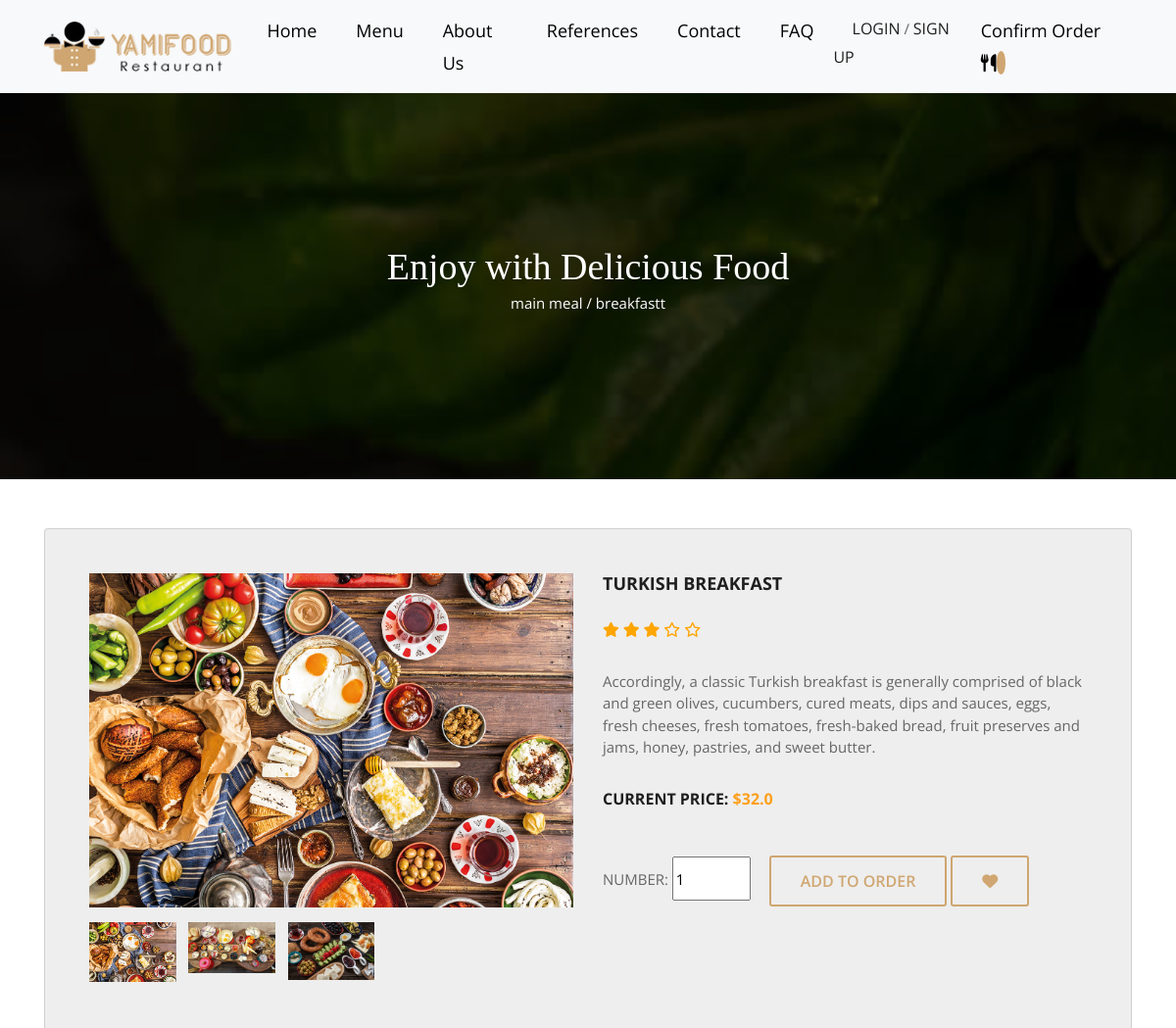
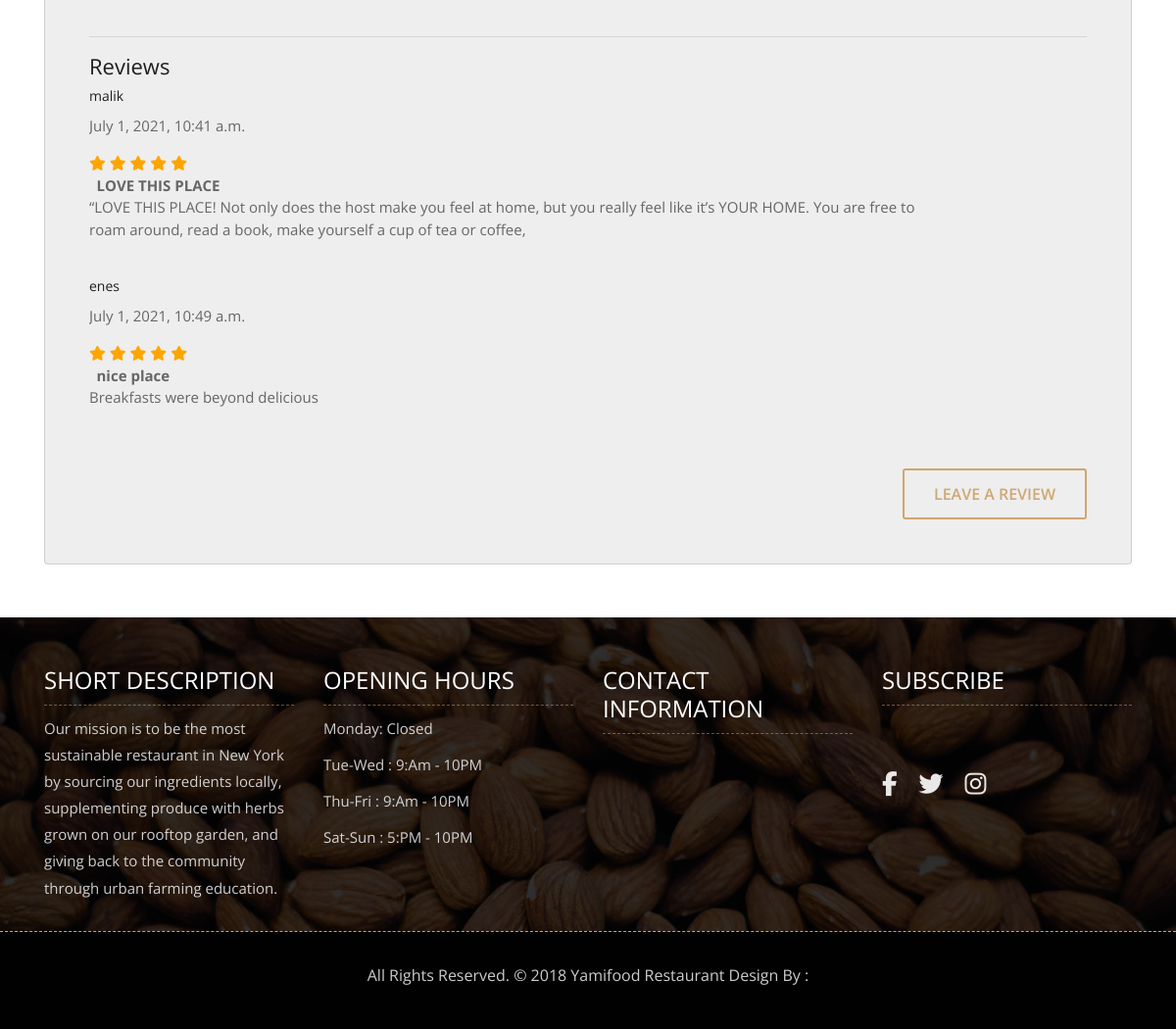
Screenshot of /product/29/turkish-breakfast/ with the database file from the repository (2 pictures, top to bottom).
### product/models.py (models this page shows, shortened)
class Product(models.Model):
    STATUS = (
        ('True', 'Evet'),
        ('False', 'Hayir')
    )
    category = models.ForeignKey(Category, on_delete=models.CASCADE)
    title = models.CharField(max_length=30)
    keywords = models.CharField(blank=True, max_length=255)
    description = models.CharField(blank=True, max_length=255)
    image = models.ImageField(blank=True, upload_to='images/')
    price = models.FloatField()
    slug = models.SlugField(null=False, unique=True)
    detail = RichTextUploadingField()
    status = models.CharField(max_length=10, choices=STATUS)
    create_at = models.DateTimeField(auto_now_add=True)
    update_at = models.DateTimeField(auto_now=True)
    def image_tag(self):
        return mark_safe('<img src="{}" height="50"/>'.format(self.image.url))
    image_tag.short_description = 'Image'

class Category(MPTTModel):
    STATUS = (
        ('True', 'Evet'),
        ('False', 'Hayir')
    )
    title = models.CharField(max_length=30, unique=True)
    keywords = models.CharField(blank=True, max_length=255)
    description = models.CharField(blank=True, max_length=255)
    image = models.ImageField(blank=True, upload_to='images/')
    status = models.CharField(max_length=10, choices=STATUS)
    slug = models.SlugField(null=False, unique=True)
    parent = TreeForeignKey('self', blank=True, null=True, related_name='children', on_delete=models.CASCADE)
    create_at = models.DateTimeField(auto_now_add=True)
    update_at = models.DateTimeField(auto_now=True)
    class MPTTMeta:
        order_insertion_py = ['title']
    def __str__(self):
        full_path = [self.title]
        k = self.parent
        while k is not None:
            full_path.append(k.title)
            k = k.parent
        return ' / '.join(full_path[::-1])
    def image_tag(self):
        return mark_safe('<img src="{}" height="50"/>'.format(self.image.url))
    image_tag.short_description = 'Image'

class Images(models.Model):
    product = models.ForeignKey(Product, on_delete=models.CASCADE)
    title = models.CharField(max_length=50, blank=True)
    image = models.ImageField(blank=True, upload_to='images/')
    def image_tag(self):
        return mark_safe('<img src="{}" height="50"/>'.format(self.image.url))
    image_tag.short_description = 'Image'

class Comment(models.Model):
    STATUS = (
        ('New', 'New'),
        ('True', 'True'),
        ('False', 'False')
    )
    product = models.ForeignKey(Product, on_delete=models.CASCADE)
    user = models.ForeignKey(User, on_delete=models.CASCADE)
    subject = models.CharField(max_length=50, blank=True)
    comment = models.TextField(blank=True, max_length=255)
    rate = models.IntegerField(blank=True)
    status = models.CharField(max_length=10, choices=STATUS,default='New')
    ip = models.CharField(max_length=20, blank=True)
    create_at = models.DateTimeField(auto_now_add=True)
    update_at = models.DateTimeField(auto_now=True)

### home/views.py (the view)
# urls.py: path('product/<int:id>/<slug:slug>/', views.product_detail, name='product_detail'),
def product_detail(request,id,slug):
    category = Category.objects.all()
    product = Product.objects.get(pk=id)
    images = Images.objects.filter(product_id=id)
    comments = Comment.objects.filter(product_id=id,status='True')
    context = {'category': category,'product': product, 'images': images, 'comments': comments,}
    return render(request, 'product_detail.html', context)

### home/templates/product_detail.html (shortened to what this page needs)
{% extends "homebase.html" %}
{% load static %}
{% block head %}
    <link href="https://maxcdn.bootstrapcdn.com/font-awesome/4.7.0/css/font-awesome.min.css" rel="stylesheet">
    <link rel="stylesheet" href="{% static 'css/new.css' %}">
    <link rel="stylesheet" href="{% static 'css/new.css' %}">
{% endblock %}
{% block content %}
    <div class="all-page-title page-breadcrumb">
        <div class="container text-center">
            <div class="row">
                <div class="col-lg-12">
                    <h1>Enjoy with Delicious Food</h1>
                    <p><a style="color: white"
                          href="/category/{{ product.category_id }}/{{ product.category.slug }}">{{ product.category }}</a>
                    </p>
                </div>
            </div>
        </div>
    </div>
    <div class="container">
        <div class="card">
            <div class="container-fliud">
                <div class="wrapper row">
                    <div class="preview col-md-6">
                        <div class="preview-pic tab-content">
                            <div class="tab-pane active" id="pic-1"><img src="{{ product.image.url }}"/></div>
                        </div>
                        <ul class="preview-thumbnail nav nav-tabs">
                            <li class="active"><a data-target="#pic-1" data-toggle="tab"><img
                                    src="{{ product.image.url }}"/></a></li>
                            {% for rs in images %}
                                <li><a data-target="#pic-2"><img src="{{ rs.image.url }}"/></a></li>
                            {% endfor %}
                        </ul>
                    <br>
                    <br>
                    </div>
                    <div class="details col-md-6">
                        <h3 class="product-title">{{ product.title }}</h3>
                        <div class="rating">
                                <span style="color: orange" class="fa fa-star checked"></span>
                                <span style="color: orange" class="fa fa-star checked"></span>
                                <span style="color: orange" class="fa fa-star checked"></span>
                                <span style="color: orange" class="fa fa-star-o empty"></span>
                                <span style="color: orange" class="fa fa-star-o empty"></span>
                        </div>
                        <p class="product-description">{{ product.detail|safe }}</p>
                        <h4 class="price">current price: <span>${{ product.price }}</span></h4>
                        <br>
                        <div class="action">
                            <form action="/order/addtocart/{{ product.id }}" method="post">
                            <span class="text-uppercase">number:</span>
                            <input class="input" name="quantity" type="number" min="0" style="width: 80px; height: 45px" value="1">&emsp;
                            <button class="btn btn-submit" type="submit">add to order</button>
                            <button class="btn btn-submit" type="button"><span class="fa fa-heart"></span>
                            </button>
                            </form>
                        </div>
                    </div>
                </div>
            <br>
                <div class="row">
                    <div class="col-md-12">
                        <div class="full">
                            <div class="tab_bar_section">
                                    <hr>
                                    <h2 class="nav-item">Reviews</h2>
                                <div class="tab-content">
                                    <div id="reviews" >
                                        <div class="product_review">
                                        {% for rs in comments %}
                                            <div class="commant-text row">
                                                <div class="col-lg-10 col-md-10 col-sm-8">
                                                    <h5>{{ rs.user.first_name }}</h5>
                                                    <p><span class="c_date">{{ rs.create_at }}</span></p>
                                                    <div class="stars" >
                                                        <i style="color: orange" class="fa fa-star{% if rs.rate < 1 %}-o empty{% endif %}" ></i>
                                                        <i style="color: orange" class="fa fa-star{% if rs.rate < 2 %}-o empty{% endif %}"></i>
                                                        <i style="color: orange" class="fa fa-star{% if rs.rate < 3 %}-o empty{% endif %}"></i>
                                                        <i style="color: orange" class="fa fa-star{% if rs.rate < 4 %}-o empty{% endif %}"></i>
                                                        <i style="color: orange" class="fa fa-star{% if rs.rate < 5 %}-o empty{% endif %}"></i> </div>
                                                    <b>&ensp;{{ rs.subject }}</b>
                                                    <p class="msg">{{ rs.comment }} </p>
                                                </div>
                                            </div>
                                            <br>
                                        {% endfor %}
                                            <br>
                                            <div class="row">
                                                <div class="col-sm-12">
                                                    <div class="full review_bt_section">
                                                        <div class="float-right"><a class="btn btn-submit "
                                                                                    data-toggle="collapse"
                                                                                    href="#collapseExample"
                                                                                    role="button" aria-expanded="false"
                                                                                    aria-controls="collapseExample">Leave a Review</a>
                                                        </div>
                                                    </div>
                                                </div>
                                            </div>
                                        </div>
                                    </div>
                                </div>
                            </div>
                        </div>
                    </div>
                </div>
            </div>
        </div>
    </div>
    <br>
    <br>
{% endblock %}

### home/static/css/style.css (style rules this page uses)
body { color: #666666; font-size: 15px; font-family: 'Athiti', sans-serif; line-height: 1.80857; }
a { color: #1f1f1f; text-decoration: none !important; outline: none !important; -webkit-transition: all .3s ease-in-out; -moz-transition: all .3s ease-in-out; -ms-transition: all .3s ease-in-out; -o-transition: all .3s ease-in-out; transition: all .3s ease-in-out; }
h1, h2, h3, h4, h5, h6 { letter-spacing: 0; font-weight: normal; position: relative; padding: 0 0 10px 0; font-weight: normal; line-height: 120% !important; color: #1f1f1f; margin: 0 }
h1 { font-size: 24px }
h2 { font-size: 22px }
h3 { font-size: 18px }
h4 { font-size: 16px }
h5 { font-size: 14px }
a { color: #1f1f1f; text-decoration: none; outline: none; }
a, .btn { text-decoration: none !important; outline: none !important; -webkit-transition: all .3s ease-in-out; -moz-transition: all .3s ease-in-out; -ms-transition: all .3s ease-in-out; -o-transition: all .3s ease-in-out; transition: all .3s ease-in-out; }
ul, li, ol { list-style: none; margin: 0px; padding: 0px; }
.btn { text-transform: uppercase; padding: 19px 36px; }
.btn { display: inline-block; font-weight: 600; text-align: center; white-space: nowrap; vertical-align: middle; -webkit-user-select: none; -moz-user-select: none; -ms-user-select: none; user-select: none; border: 2px solid transparent; padding: 12px 30px; font-size: 16px; line-height: 1.5; border-radius: .1875rem; transition: color .15s ease-in-out, background-color .15s ease-in-out, border-color .15s ease-in-out, box-shadow .15s ease-in-out; }
.page-breadcrumb { padding: 250px 0 150px; background: url(../images/all-bg.jpg) no-repeat; background-attachment: fixed; background-size: cover; background-position: 0 0; position: relative; }
.all-page-title .container { position: relative; z-index: 2; }
.all-page-title::before { background: #010101; content: ""; height: 100%; left: 0; position: absolute; top: 0; width: 100%; z-index: 1; opacity: 0.8; }
.all-page-title h1 { font-size: 38px; color: #ffffff; font-family: 'Arbutus Slab', serif; padding: 0px; }
.btn-submit { color: #d0a772; background-color: transparent; background-image: none; border-color: #cfa671; }

### home/static/css/new.css (style rules this page uses)
body { font-family: 'open sans'; overflow-x: hidden; }
img { max-width: 100%; }
.preview { display: -webkit-box; display: -webkit-flex; display: -ms-flexbox; display: flex; -webkit-box-orient: vertical; -webkit-box-direction: normal; -webkit-flex-direction: column; -ms-flex-direction: column; flex-direction: column; }
.preview-pic { -webkit-box-flex: 1; -webkit-flex-grow: 1; -ms-flex-positive: 1; flex-grow: 1; }
.preview-thumbnail.nav-tabs { border: none; margin-top: 15px; }
.preview-thumbnail.nav-tabs li { width: 18%; margin-right: 2.5%; }
.preview-thumbnail.nav-tabs li img { max-width: 100%; display: block; }
.preview-thumbnail.nav-tabs li a { padding: 0; margin: 0; }
.preview-thumbnail.nav-tabs li:last-of-type { margin-right: 0; }
.tab-content { overflow: hidden; }
.tab-content img { width: 100%; -webkit-animation-name: opacity; animation-name: opacity; -webkit-animation-duration: .3s; animation-duration: .3s; }
.card { margin-top: 50px; background: #eee; padding: 3em; line-height: 1.5em; }
@media screen and (min-width: 997px) { .wrapper { display: -webkit-box; display: -webkit-flex; display: -ms-flexbox; display: flex; } }
.details { display: -webkit-box; display: -webkit-flex; display: -ms-flexbox; display: flex; -webkit-box-orient: vertical; -webkit-box-direction: normal; -webkit-flex-direction: column; -ms-flex-direction: column; flex-direction: column; }
.product-title, .price, .sizes, .colors { text-transform: UPPERCASE; font-weight: bold; }
.checked, .price span { color: #ff9f1a; }
.product-title, .rating, .product-description, .price, .vote, .sizes { margin-bottom: 15px; }
.product-title { margin-top: 0; }

### home/templates/product_detail.html (style rules this page uses)
.rating { border: none; float: left; }

### rows the page displays
Product: category "main meal / breakfastt", image (picture), title "TURKISH BREAKFAST", detail "Accordingly, a classic Turkish breakfast is generally comprised of black and green olives, cucumbers, cured meats, dips and sauces, eggs, fresh cheeses, fresh tomatoes, fresh-baked bread, fruit preserves and jams, honey, pastries, and sweet butter.", price "32.0"
Images: image (picture)
Images: image (picture)
Comment: user.first_name "malik", create_at "July 1, 2021, 10:41 a.m.", subject "LOVE THIS PLACE", comment "“LOVE THIS PLACE! Not only does the host make you feel at home, but you really feel like it’s YOUR HOME. You are free to roam around, read a book, make yourself a cup of tea or coffee,"
Comment: user.first_name "enes", create_at "July 1, 2021, 10:49 a.m.", subject "nice place", comment "Breakfasts were beyond delicious"
